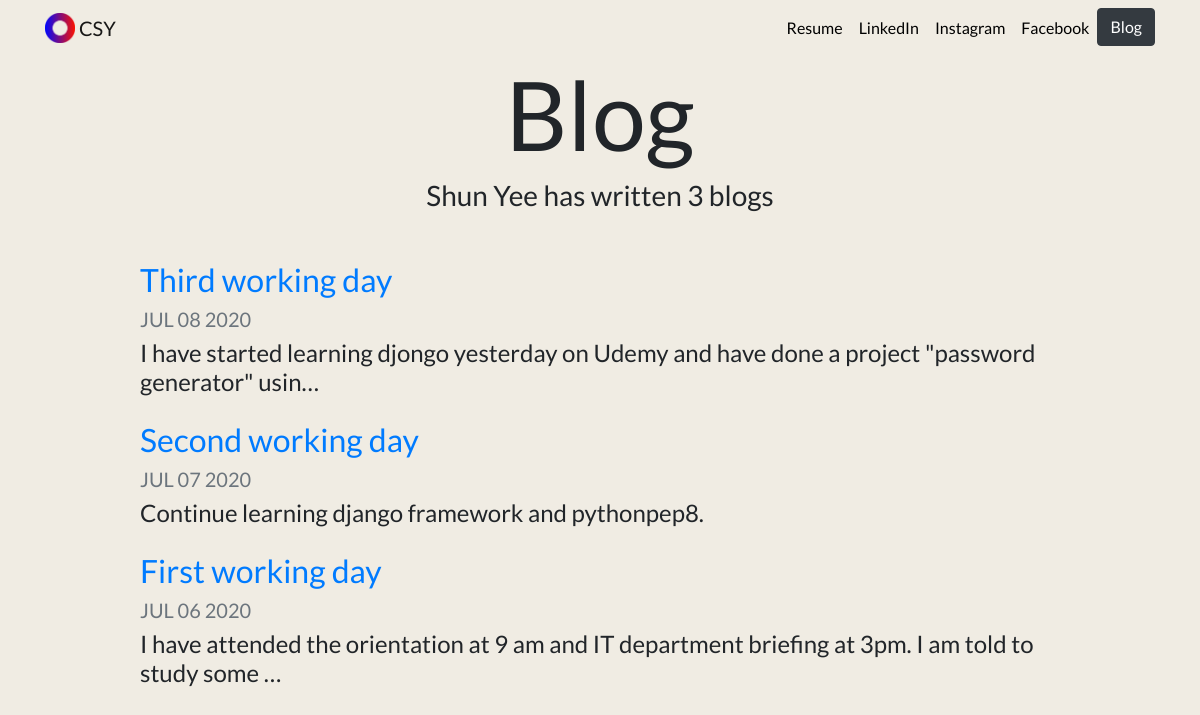
Screenshot of /blog/ with the database file from the repository.
### blog/models.py (models this page shows, shortened)
class Blog (models.Model):
    title =  models.CharField (max_length = 100)
    date = models.DateField ()
    description = models.TextField ()

### blog/views.py (the view)
# urls.py: path('', views.all_blogs, name='all_blogs'),
def all_blogs(request):
    blogs = Blog.objects.order_by('-date')[:3]
    return render(request, 'blog/all_blogs.html', {'blogs': blogs})

### blog/templates/blog/all_blogs.html
{% extends 'portfolio/base.html' %}
{% load static %}
{% block content %}
<h1 id="blogtitle" class="font-weight-blod text-center">Blog</h1>
<h3 class="text-center mb-5">Shun Yee has written {{ blogs.count }} blog{{ blogs.count|pluralize }}</h3>
{% for blog in blogs %}
<div class="row justify-content-center my-3">
  <div class="col-md-10">
    <a href="{% url 'blog:detail' blog.id %}">
      <h2>{{ blog.title }}</h2>
    </a>
    <h5 class="text-muted">{{ blog.date|date:'M d Y'|upper }}</h5>
    <h4>{{ blog.description|truncatechars:100 }}</h4>
  </div>
</div>
{% endfor %}
{% endblock %}

### portfolio/templates/portfolio/base.html (shortened to what this page needs)
{% load static %}
<!doctype html>
<html lang="en">
<head>
  <link rel="stylesheet" href="https://stackpath.bootstrapcdn.com/bootstrap/4.5.0/css/bootstrap.min.css">
  <link rel="stylesheet" href="{% static 'portfolio/style.css' %}">
</head>
<body>
  <nav id="topNav" class="navbar navbar-expand-md navbar-light">
    <div class="container">
      <a class="navbar-brand" href="{% url 'home' %}">
        <img src="{% static 'portfolio/Logo.png' %}" width="30" class="d-inline-block align-top" alt="csy's Logo">
        <span>CSY</span>
      </a>
      <div class="collapse navbar-collapse" id="navbarSupportedContent">
        <ul class="navbar-nav ml-auto">
          <li class="nav-item">
            <a class="nav-link" href="{% static 'portfolio/Resume_ShunYee.pdf' %}">Resume</a>
          </li>
          <li class="nav-item">
            <a class="nav-link" href="https://www.linkedin.com/in/shun-yee-cheah-107a61169/" target="_blank">LinkedIn</a>
          </li>
          <li class="nav-item">
            <a class="nav-link" href="https://www.instagram.com/cshunyee/" target="_blank">Instagram</a>
          </li>
          <li class="nav-item">
            <a class="nav-link" href="https://www.facebook.com/profile.php?id=100000904340790" target="_blank">Facebook</a>
          </li>
          <li class="nav-item">
            <a role="button" class="btn btn-dark" href="{% url 'blog:all_blogs' %}">Blog</a>
          </li>
        </ul>
      </div>
    </div>
  </nav>
  <div class="container">
    {% block content %}{% endblock %}
  </div>
</body>
</html>

### portfolio/static/portfolio/style.css (style rules this page uses)
.navbar-nav .nav-link { color: rgba(0,0,0,1) !important; }
body { font-family: 'Lato', sans-serif; background: #f0ece3; }
#blogtitle { font-size: 6rem; }

### rows the page displays
Blog: title "Third working day", date "JUL 08 2020", description "I have started learning djongo yesterday on Udemy and have done a project \"password generator\" usin…"
Blog: title "Second working day", date "JUL 07 2020", description "Continue learning django framework and pythonpep8."
Blog: title "First working day", date "JUL 06 2020", description "I have attended the orientation at 9 am and IT department briefing at 3pm. I am told to study some …"

### other values shown
{{ blogs.count }} "3"
